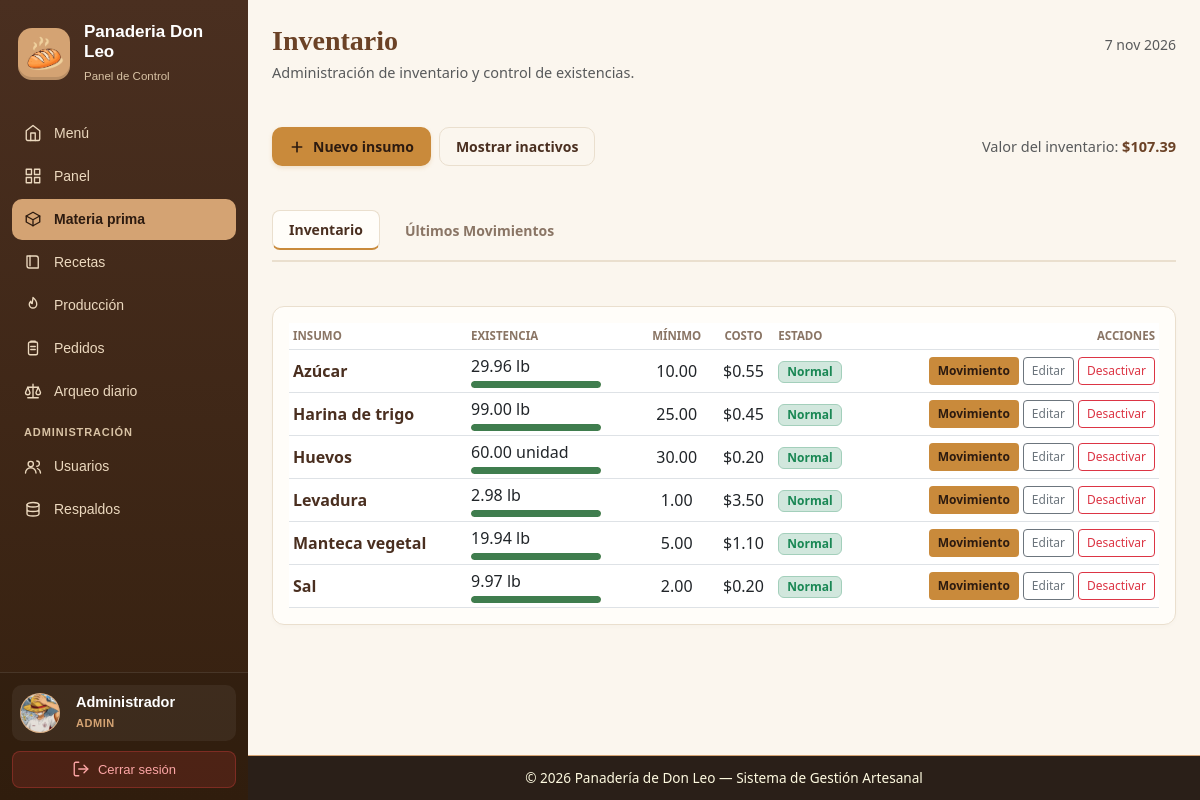
/src/Views/Admin/insumos.php (signed in), run on the app's committed database.
### tables this page shows
CREATE TABLE `insumos` (
  `id` int NOT NULL AUTO_INCREMENT,
  `nombre` varchar(100) NOT NULL,
  `unidad` varchar(20) NOT NULL,
  `stock` decimal(10,2) NOT NULL DEFAULT '0.00',
  `stock_minimo` decimal(10,2) NOT NULL DEFAULT '0.00',
  `costo` decimal(10,2) NOT NULL DEFAULT '0.00',
  `activo` tinyint(1) NOT NULL DEFAULT '1',
  PRIMARY KEY (`id`),
  UNIQUE KEY `nombre` (`nombre`)
);

### src/Views/Admin/insumos.php (the view, shortened to what this page needs)
<?php
require_once $_SERVER['DOCUMENT_ROOT'] . '/panaderia/Config/current_user.php';
$verInactivos = isset($_GET['inactivos']);
$mostrarNuevo = isset($_GET['nuevo']);
$valorInventario = (float)$pdo->query("SELECT COALESCE(SUM(stock * costo), 0) FROM insumos WHERE activo = 1")->fetchColumn();
$sqlInsumos = $verInactivos
    ? "SELECT * FROM insumos ORDER BY activo DESC, nombre ASC"
    : "SELECT * FROM insumos WHERE activo = 1 ORDER BY nombre ASC";
$listaInsumos = $pdo->query($sqlInsumos)->fetchAll();
include_once __DIR__ . '/../Layouts/header.php';
?>
<link rel="stylesheet" href="/panaderia/Assets/css/siderbar.css">
<link rel="stylesheet" href="/panaderia/Assets/css/insumos.css">
<div class="d-flex">
    <?php include_once __DIR__ . '/../Layouts/sidebar.php'; ?>
    <div class="main flex-grow-1 p-4">
        <div class="ins-header-section mb-4">
            <div class="d-flex justify-content-between align-items-baseline flex-wrap gap-2">
                <div>
                    <h2 class="fw-bold" style="color: #6B4226; font-family: Georgia, serif; font-size: 28px; margin-bottom: 4px;">Inventario</h2>
                    <p class="text-muted mb-0" style="font-size: 14.5px;">Administración de inventario y control de existencias.</p>
                </div>
                <div class="text-muted small">
                    <?php
                        $meses = ["", "ene", "feb", "mar", "abr", "may", "jun", "jul", "ago", "sep", "oct", "nov", "dic"];
                        echo date('j') . ' ' . $meses[(int)date('n')] . ' ' . date('Y');
                    ?>
                </div>
            </div>
        </div>
        <div class="ins-actions-bar d-flex justify-content-between align-items-center mb-4 flex-wrap gap-2">
            <div class="d-flex gap-2 align-items-center">
                <a class="ins-btn ins-btn-primary" href="<?= $mostrarNuevo ? 'insumos.php' : 'insumos.php?nuevo=1' ?>">
                    <svg width="16" height="16" viewBox="0 0 24 24" fill="none" stroke="currentColor" stroke-width="2.5" stroke-linecap="round" stroke-linejoin="round"><line x1="12" y1="5" x2="12" y2="19"></line><line x1="5" y1="12" x2="19" y2="12"></line></svg>
                    <?= $mostrarNuevo ? 'Cerrar formulario' : 'Nuevo insumo' ?>
                </a>
                <a class="ins-btn ins-btn-line" href="insumos.php<?= $verInactivos ? '' : '?inactivos=1' ?>">
                    <?= $verInactivos ? 'Ocultar inactivos' : 'Mostrar inactivos' ?>
                </a>
            </div>
            <div class="text-muted" style="font-size: 14.5px;">
                Valor del inventario: <strong style="color: #6B4226;">$<?= number_format($valorInventario, 2) ?></strong>
            </div>
        </div>
        <div class="ins-tabs mb-4 d-flex gap-2">
            <button class="ins-tab-btn active" data-target="tab-inventario">Inventario</button>
            <button class="ins-tab-btn" data-target="tab-movimientos">Últimos Movimientos</button>
        </div>
        <div class="ins-tab-content active" id="tab-inventario">
            <div class="card p-3 mb-4" style="background: #FFFDF9; border: 1px solid #EADFCE; border-radius: 12px; box-shadow: 0 2px 4px rgba(0,0,0,0.02);">
                <div class="table-responsive">
                    <table class="table table-sm align-middle mb-0">
                        <thead>
                            <tr>
                                <th style="color: #8A7565; font-size: 11.5px; text-transform: uppercase;">Insumo</th>
                                <th style="color: #8A7565; font-size: 11.5px; text-transform: uppercase;">Existencia</th>
                                <th class="text-center" style="color: #8A7565; font-size: 11.5px; text-transform: uppercase;">Mínimo</th>
                                <th class="text-center" style="color: #8A7565; font-size: 11.5px; text-transform: uppercase;">Costo</th>
                                <th style="color: #8A7565; font-size: 11.5px; text-transform: uppercase;">Estado</th>
                                <th class="text-end" style="color: #8A7565; font-size: 11.5px; text-transform: uppercase;">Acciones</th>
                            </tr>
                        </thead>
                        <tbody>
                            <?php if (empty($listaInsumos)): ?>
                                <tr>
                                    <td colspan="6" class="text-center text-muted py-4">No hay insumos registrados.</td>
                                </tr>
                            <?php else: ?>
                                <?php foreach ($listaInsumos as $item): ?>
                                    <?php
                                        $min = (float)$item['stock_minimo'];
                                        $stk = (float)$item['stock'];
                                        $pct = $min > 0 ? min(100, round(($stk / ($min * 2)) * 100)) : 100;
                                        if ($stk <= 0) {
                                            $badgeClass = 'bg-danger-subtle text-danger border-danger-subtle';
                                            $estadoTxt = 'Agotado';
                                        } elseif ($stk <= $min) {
                                            $badgeClass = 'bg-warning-subtle text-warning-emphasis border-warning-subtle';
                                            $estadoTxt = 'Bajo';
                                        } else {
                                            $badgeClass = 'bg-success-subtle text-success border-success-subtle';
                                            $estadoTxt = 'Normal';
                                        }
                                    ?>
                                    <tr class="<?= $item['activo'] ? '' : 'opacity-50' ?>">
                                        <td><strong style="color: #4A2F20;"><?= htmlspecialchars($item['nombre']) ?></strong></td>
                                        <td>
                                            <div style="margin-bottom: 3px; font-weight: 500;"><?= number_format($stk, 2) ?> <?= htmlspecialchars($item['unidad']) ?></div>
                                            <div class="ins-bar"><i style="width: <?= $pct ?>%"></i></div>
                                        </td>
                                        <td class="text-center"><?= number_format($min, 2) ?></td>
                                        <td class="text-center">$<?= number_format((float)$item['costo'], 2) ?></td>
                                        <td>
                                            <?php if (!$item['activo']): ?>
                                                <span class="badge bg-secondary-subtle text-secondary border border-secondary-subtle px-2 py-1">Inactivo</span>
                                            <?php else: ?>
                                                <span class="badge border px-2 py-1 <?= $badgeClass ?>"><?= $estadoTxt ?></span>
                                            <?php endif; ?>
                                        </td>
                                        <td class="text-end">
                                            <div class="d-flex gap-1 justify-content-end">
                                                <a href="insumos.php?movimiento=<?= (int)$item['id'] ?>" class="btn btn-sm" style="background: #C98A3B; color: #2d1b10; font-weight: 600; font-size: 12px;">Movimiento</a>
                                                <a href="insumos.php?editar=<?= (int)$item['id'] ?>" class="btn btn-sm btn-outline-secondary" style="font-size: 12px;">Editar</a>
                                                <a href="insumos.php?toggle=<?= (int)$item['id'] ?><?= $verInactivos ? '&inactivos=1' : '' ?>" class="btn btn-sm btn-outline-danger ins-btn-danger" style="font-size: 12px;">
                                                    <?= $item['activo'] ? 'Desactivar' : 'Activar' ?>
                                                </a>
                                            </div>
                                        </td>
                                    </tr>
                                <?php endforeach; ?>
                            <?php endif; ?>
                        </tbody>
                    </table>
                </div>
            </div>
        </div>
        <?php include_once __DIR__ . '/../Layouts/footer.php'; ?>

### data on the page
insumos: nombre "Azúcar", stock "29.96", unidad "lb", stock_minimo "10.00", costo "0.55", estadoTxt "Normal", activo "Desactivar"
insumos: nombre "Harina de trigo", stock "99.00", unidad "lb", stock_minimo "25.00", costo "0.45", estadoTxt "Normal", activo "Desactivar"
insumos: nombre "Huevos", stock "60.00", unidad "unidad", stock_minimo "30.00", costo "0.20", estadoTxt "Normal", activo "Desactivar"
insumos: nombre "Levadura", stock "2.98", unidad "lb", stock_minimo "1.00", costo "3.50", estadoTxt "Normal", activo "Desactivar"
insumos: nombre "Manteca vegetal", stock "19.94", unidad "lb", stock_minimo "5.00", costo "1.10", estadoTxt "Normal", activo "Desactivar"
insumos: nombre "Sal", stock "9.97", unidad "lb", stock_minimo "2.00", costo "0.20", estadoTxt "Normal", activo "Desactivar"

### other printed values
$nombre_usuario "Administrador"
$rol_usuario "ADMIN"
$valorInventario "107.39"
